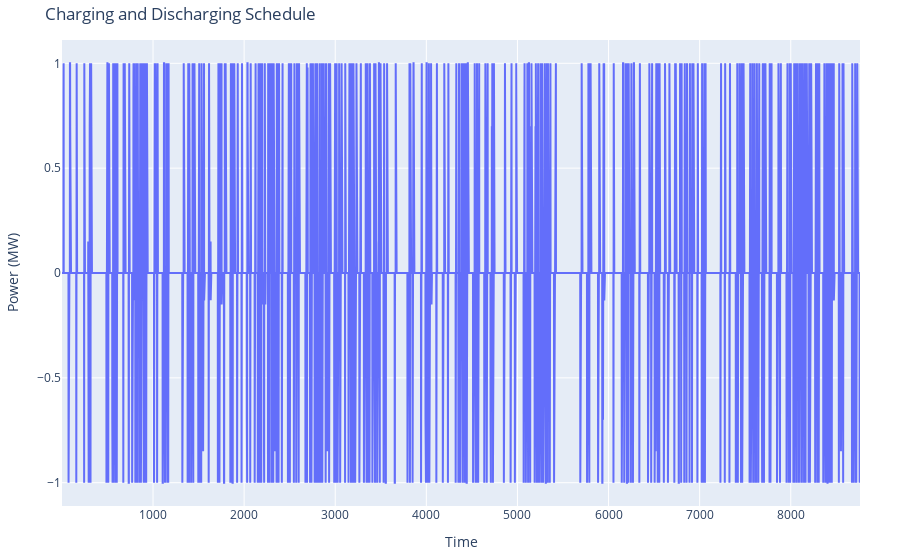
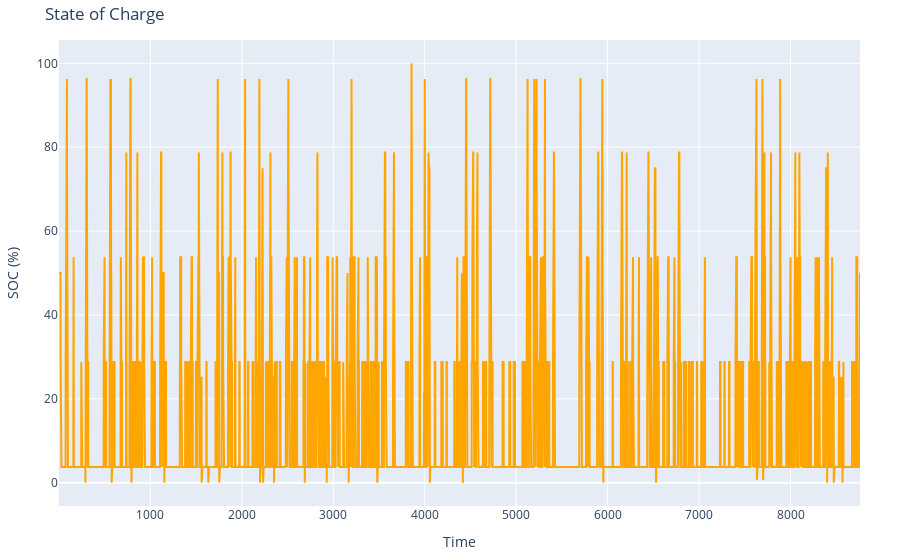

The notebook cell these images were saved under, in order:
### Code cell
# Create interactive plot for charging and discharging
fig_charge_discharge = go.Figure()
fig_charge_discharge.add_trace(go.Scatter(x=result_df.index, y=result_df['net_discharge'], mode='lines', name='net'))
fig_charge_discharge.update_layout(
    title='Charging and Discharging Schedule',
    xaxis_title='Time',
    yaxis_title='Power (MW)',
    # xaxis=dict(
    #     tickmode='linear',
    #     dtick=86400000.0 * 30,  # 86400000.0 milliseconds in a day * 30 days
    # ),
    legend=dict(x=1.05, y=1),  # Position the legend outside the plot
    autosize=True,
    margin=dict(l=40, r=40, t=40, b=40),
)
fig_charge_discharge.show()

# Create interactive plot for charging and discharging
fig_soc = go.Figure()
fig_soc.add_trace(go.Scatter(x=result_df.index, y=result_df['soc_percent']*100, mode='lines', name='net', line=dict(color='orange')))
fig_soc.update_layout(
    title='State of Charge',
    xaxis_title='Time',
    yaxis_title='SOC (%)',
    # xaxis=dict(
    #     tickmode='linear',
    #     dtick=86400000.0 * 30,  # 86400000.0 milliseconds in a day * 30 days
    # ),
    legend=dict(x=1.05, y=1),  # Position the legend outside the plot
    autosize=True,
    margin=dict(l=40, r=40, t=40, b=40),
)
fig_soc.show()

### Figure 1 — Plotly figure (JSON) as saved in the notebook; plotly's stock layout.template omitted (floating-point values rounded to 4 significant figures; data arrays with more than 128 entries replaced by an {"elided": "..."} marker saying what was removed)
{"data": [{"mode": "lines", "name": "net", "type": "scatter", "x": {"elided": "8760 int values"}, "y": {"elided": "8760 float values"}}], "layout": {"autosize": true, "legend": {"x": 1.05, "y": 1}, "margin": {"b": 40, "l": 40, "r": 40, "t": 40}, "title": {"text": "Charging and Discharging Schedule"}, "xaxis": {"title": {"text": "Time"}}, "yaxis": {"title": {"text": "Power (MW)"}}}}

### Figure 2 — Plotly figure (JSON) as saved in the notebook; plotly's stock layout.template omitted (floating-point values rounded to 4 significant figures; data arrays with more than 128 entries replaced by an {"elided": "..."} marker saying what was removed)
{"data": [{"line": {"color": "orange"}, "mode": "lines", "name": "net", "type": "scatter", "x": {"elided": "8760 int values"}, "y": {"elided": "8760 float values"}}], "layout": {"autosize": true, "legend": {"x": 1.05, "y": 1}, "margin": {"b": 40, "l": 40, "r": 40, "t": 40}, "title": {"text": "State of Charge"}, "xaxis": {"title": {"text": "Time"}}, "yaxis": {"title": {"text": "SOC (%)"}}}}
